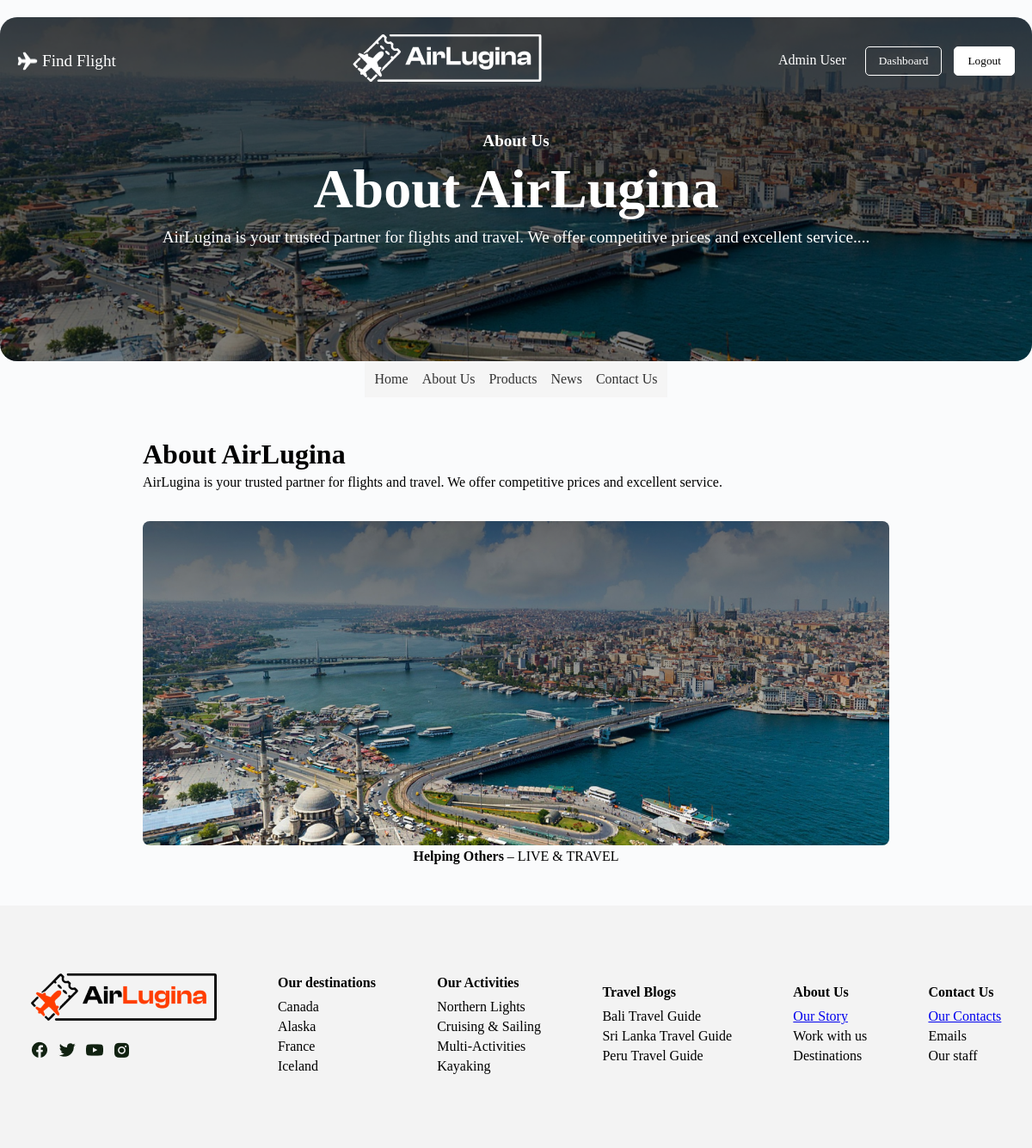
The app's page /about.php (signed in) with its own data.
### tables this page shows
CREATE TABLE IF NOT EXISTS pages (
    id INT AUTO_INCREMENT PRIMARY KEY,
    slug VARCHAR(100) NOT NULL UNIQUE,
    title VARCHAR(255) NOT NULL,
    content TEXT,
    created_at TIMESTAMP DEFAULT CURRENT_TIMESTAMP,
    updated_at TIMESTAMP DEFAULT CURRENT_TIMESTAMP ON UPDATE CURRENT_TIMESTAMP
);

CREATE TABLE IF NOT EXISTS slider (
    id INT AUTO_INCREMENT PRIMARY KEY,
    title VARCHAR(255),
    subtitle VARCHAR(255),
    image_path VARCHAR(255),
    sort_order INT DEFAULT 0,
    created_at TIMESTAMP DEFAULT CURRENT_TIMESTAMP
);

### classes/Database.php (called while the page is built, shortened)
<?php
class Database
{
    private static $instance = null;
    private static $config = [];
    public static function getConfig()
    {
        if (empty(self::$config)) {
            $path = dirname(__DIR__) . '/config/database.php';
            self::$config = require $path;
        }
        return self::$config;
    }
    public static function getConnection()
    {
        if (self::$instance === null) {
            $c = self::getConfig();
            $dsn = sprintf(
                'mysql:host=%s;dbname=%s;charset=%s',
                $c['host'],
                $c['dbname'],
                $c['charset']
            );
            try {
                self::$instance = new PDO($dsn, $c['username'], $c['password'], [
                    PDO::ATTR_ERRMODE => PDO::ERRMODE_EXCEPTION,
                    PDO::ATTR_DEFAULT_FETCH_MODE => PDO::FETCH_ASSOC,
                ]);
            } catch (PDOException $e) {
                die('Lidhja me databazen deshtoi: ' . $e->getMessage());
            }
        }
        return self::$instance;
    }
}

### config/database.php (called while the page is built)
<?php
return [
    'host'     => 'localhost',
    'dbname'   => 'airlugina_db',
    'username' => 'root',
    'password' => '',
    'charset'  => 'utf8mb4',
];

### classes/Auth.php (called while the page is built, shortened)
<?php
class Auth
{
    public function isLoggedIn()
    {
        return !empty($_SESSION['user_id']);
    }
    public function isAdmin()
    {
        return ($_SESSION['user_role'] ?? '') === 'admin';
    }
    public function userName()
    {
        return $_SESSION['user_name'] ?? 'Guest';
    }
}

### classes/Contact.php (called while the page is built, shortened)
<?php
class Contact
{
    private $db;
    public function __construct()
    {
        $this->db = Database::getConnection();
    }
    public function getPageBySlug($slug)
    {
        $stmt = $this->db->prepare('SELECT * FROM pages WHERE slug = ? LIMIT 1');
        $stmt->execute([$slug]);
        $row = $stmt->fetch();
        return $row ?: null;
    }
    public function getSliderItems()
    {
        $stmt = $this->db->query('SELECT * FROM slider ORDER BY sort_order ASC, id ASC');
        return $stmt->fetchAll();
    }
}

### about.php (the view, shortened to what this page needs)
<?php
$auth = new Auth();
$contactModel = new Contact();
$pageContent = $contactModel->getPageBySlug('about');
$sliderItems = $contactModel->getSliderItems();
$heroSubtitle = 'About Us';
$heroTitle = $pageContent['title'] ?? 'About AirLugina';
$heroDesc = strip_tags(mb_substr($pageContent['content'] ?? '', 0, 120)) . '...';
require __DIR__ . '/includes/header.php';
?>
<div class="content-wrap" style="max-width: 900px; margin: 2rem auto; padding: 1rem;">
  <h1><?= htmlspecialchars($pageContent['title'] ?? 'About Us') ?></h1>
  <div class="page-content" style="line-height: 1.7;">
    <?= nl2br(htmlspecialchars($pageContent['content'] ?? 'AirLugina helps you live and travel. We offer special deals to suit your plan.')) ?>
  </div>
  <?php if (count($sliderItems) > 0): ?>
  <div class="about-slider" style="margin-top: 2rem;">
    <div class="slide" style="text-align: center;">
      <img src="<?= htmlspecialchars($sliderItems[0]['image_path']) ?>" alt="<?= htmlspecialchars($sliderItems[0]['title'] ?? '') ?>" style="max-width: 100%; border-radius: 8px;">
      <p><strong><?= htmlspecialchars($sliderItems[0]['title'] ?? '') ?></strong> – <?= htmlspecialchars($sliderItems[0]['subtitle'] ?? '') ?></p>
    </div>
  </div>
  <?php endif; ?>
</div>
<?php require __DIR__ . '/includes/footer.php'; ?>

### includes/header.php (shortened to what this page needs)
<!DOCTYPE html>
<html lang="en">
<head>
    <link rel="stylesheet" href="assets/landingpage.css">
</head>
<body>
    <div class="hero">
        <div class="hero-overlay">
            <nav class="navbar">
                <div style="display: flex;" class="left-nav">
                    <img style="margin-right: 5px;" src="assets/Images/logo.png" alt="">
                    <a href="index.php">Find Flight</a>
                </div>
                <div class="logo">
                    <span><img src="assets/Images/AirLuginaBARDH.png" alt=""></span>
                </div>
                <div class="buttons">
                    <?php if ($auth->isLoggedIn()): ?>
                        <span class="user-name-nav"><?= htmlspecialchars($auth->userName()) ?></span>
                        <?php if ($auth->isAdmin()): ?>
                            <button class="log"><a href="admin/dashboard.php">Dashboard</a></button>
                        <?php endif; ?>
                        <button class="sig"><a href="logout.php">Logout</a></button>
                    <?php else: ?>
                        <button class="log"><a href="login.php">Login</a></button>
                        <button class="sig"><a href="signup.php">Sign up</a></button>
                    <?php endif; ?>
                </div>
            </nav>
            <h3><?= htmlspecialchars($heroSubtitle ?? 'Helping Others') ?></h3>
            <h1><?= htmlspecialchars($heroTitle ?? 'LIVE & TRAVEL') ?></h1>
            <p><?= htmlspecialchars($heroDesc ?? 'Special offers to suit your plan') ?></p>
        </div>
    </div>
    <nav class="nav-links">
        <a href="index.php">Home</a>
        <a href="about.php">About Us</a>
        <a href="products.php">Products</a>
        <a href="news.php">News</a>
        <a href="contact.php">Contact Us</a>
    </nav>

### assets/landingpage.css (style rules this page uses)
* { margin: 0; padding: 0; box-sizing: border-box; font-family: ClashDisplay-Regular; }
body { background-color: #FAFBFC ; display: flex; justify-content: center; flex-direction: column; align-items: center; min-height: 100vh; }
.hero { position: relative; margin-top: 20px; width: 100%; max-width: 1200px; height: 50vh; background: url('Images/backroung.png') center/cover no-repeat; display: flex; border-radius: 20px; align-items: center; justify-content: center; text-align: center; color: white; padding: 20px; }
.hero::before { content: ''; position: absolute; top: 0; left: 0; width: 100%; height: 100%; background: rgba(0, 0, 0, 0.45); border-radius: 20px; pointer-events: none; }
.hero-overlay { position: absolute; top: 0; left: 0; width: 100%; height: 100%; display: flex; flex-direction: column; justify-content: center; align-items: center; padding: 20px; z-index: 1; }
.navbar { width: 100%; display: flex; justify-content: space-between; align-items: center; padding: 20px; color: white; position: absolute; top: 0; }
.navbar .left-nav a { justify-content: center; font-size: 1.2rem; color: white; text-decoration: none; }
.navbar .logo { font-size: 1.5rem; font-weight: bold; }
.sig { background-color: white; color: rgb(25, 35, 44); border: 1px solid white; padding: 8px 15px; border-radius: 5px; cursor: pointer; margin-left: 10px; }
.sig a { text-decoration: none; color: black; }
.log { padding: 8px 15px; border-radius: 5px; cursor: pointer; margin-left: 10px; color: white; border: 1px solid white; background-color: transparent; }
.log a { text-decoration: none; color: white; }
.hero h3 { font-size: 1.2rem; margin-bottom: 0.5rem; }
.hero h1 { font-size: 4rem; font-weight: bold; }
.hero p { font-size: 1.2rem; margin-top: 0.5rem; }

### includes/header.php (style rules this page uses)
.nav-links { display:flex;gap:1rem;justify-content:center;padding:0.75rem;background:#f5f5f5;flex-wrap:wrap }
.nav-links a { color:#333;text-decoration:none }
.user-name-nav { margin-right:0.5rem;align-self:center }

### records on screen
pages: title "About AirLugina", content "AirLugina is your trusted partner for flights and travel. We offer competitive prices and excellent service....", content "AirLugina is your trusted partner for flights and travel. We offer competitive prices and excellent service."
slider: image_path (picture), title "Helping Others", subtitle "LIVE & TRAVEL"

### other values on screen
$auth->userName() "Admin User"
$heroSubtitle "About Us"
